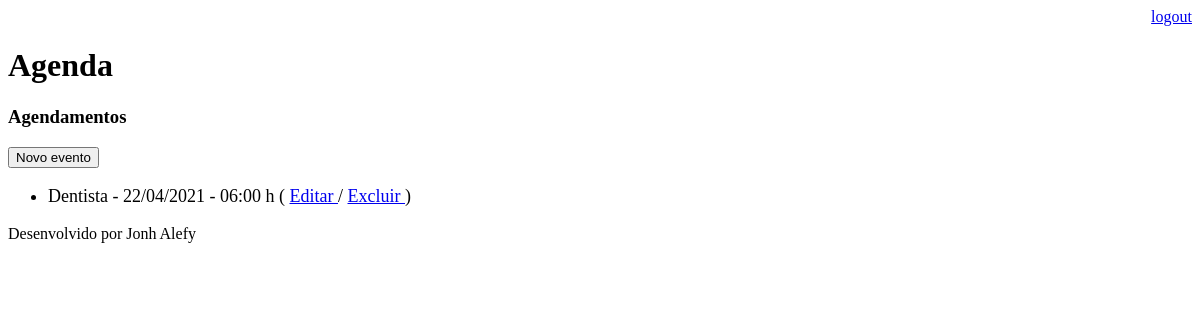
The page /agenda/ (signed in) on the database as committed earlier.
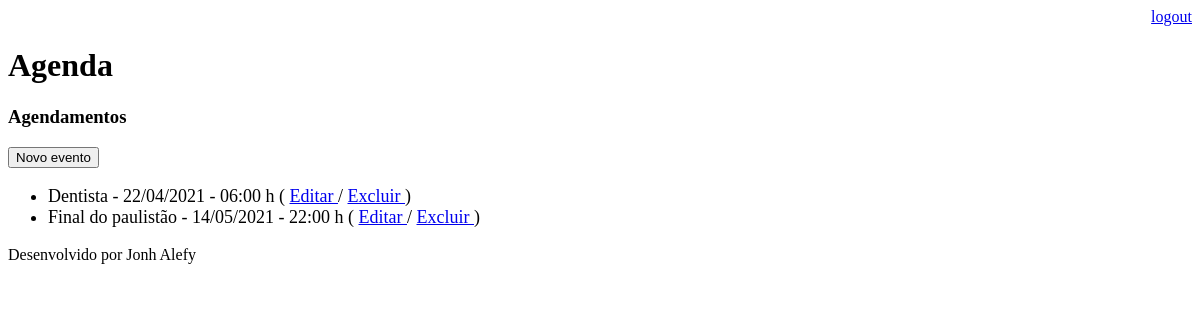
The same page on the database as committed later.
### core/models.py (models this page shows, shortened)
class Evento(models.Model):
    titulo = models.CharField(max_length=100)
    descricao = models.TextField(blank=True, null=True)
    data_evento = models.DateTimeField(verbose_name='Data do Evento')
    data_criacao = models.DateTimeField(auto_now=True)
    usuario = models.ForeignKey(User, on_delete=models.CASCADE)
    class Meta:
        db_table = 'evento'
    def get_data_evento(self):
        return self.data_evento.strftime('%d/%m/%Y - %H:%M h')
    def get_evento_atrasado(self):
        if self.data_evento < datetime.now():
            return True
        else:
            return False

### core/views.py (the view)
# urls.py: path('agenda/', views.lista_eventos),
@login_required(login_url='/login/')
def lista_eventos(request):
    usuario = request.user
    data_atual = datetime.now () - timedelta(hours=1)
    evento = Evento.objects.filter(usuario=usuario, data_evento__gt=data_atual)
    dados = {'eventos' :evento}
    return render(request, 'agenda.html', dados)

### templates/agenda.html
{%extends "model-page.html" %}
{% block content %}
    <h3>Agendamentos</h3>
    <a href="evento/">
        <button type="button">Novo evento</button>
    </a>
    <ul style="font-size: 18px;">
        {% for evento in eventos %}
            <li>
                <div style={% if evento.get_evento_atrasado %} "color: red;" {% endif %}>
                    {{ evento.titulo }} - {{ evento.get_data_evento }}
                    ( <a href="evento/?id={{ evento.id }}"> Editar </a>
                    / <a href="evento/delete/{{ evento.id }}/"> Excluir </a> )
                </div>
            </li>
        {% endfor %}
    </ul>
{% endblock %}

Rows that differ between the two databases and show on the page:
added Evento: titulo "Final do paulistão", get_data_evento "14/05/2021 - 22:00 h"
